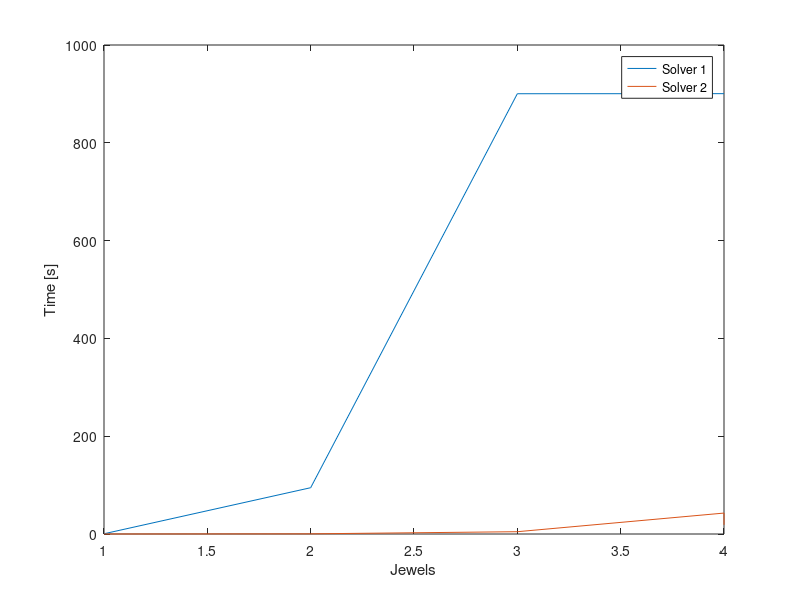

This chart was generated by the following MATLAB code:
%% Solver stagnant
clc; clear;

jewels = [1, 2, 3, 4, 4];

% solver stag
times1 = [ 0.490739107132, 94.6651880741, 900.34301281, 900.499109983, 900.450819016 ];
memory1 = [29.282304, 104.820736, 327.049216, 479.531008, 496.238592];

% Solver str
times2 = [0.010106086731, 0.342633962631, 4.6995370388, 42.8076069355, 18.7808990479];
memory2 = [11.788288, 14.852096, 28.483584, 110.637056, 99.5328];

% time
figure('Name', 'Time as a function of jewels')
plot(jewels, times1)
hold on
plot(jewels, times2)
legend('Solver 1', 'Solver 2')
xlabel('Jewels')
ylabel('Time [s]')
hold off

% memory usage